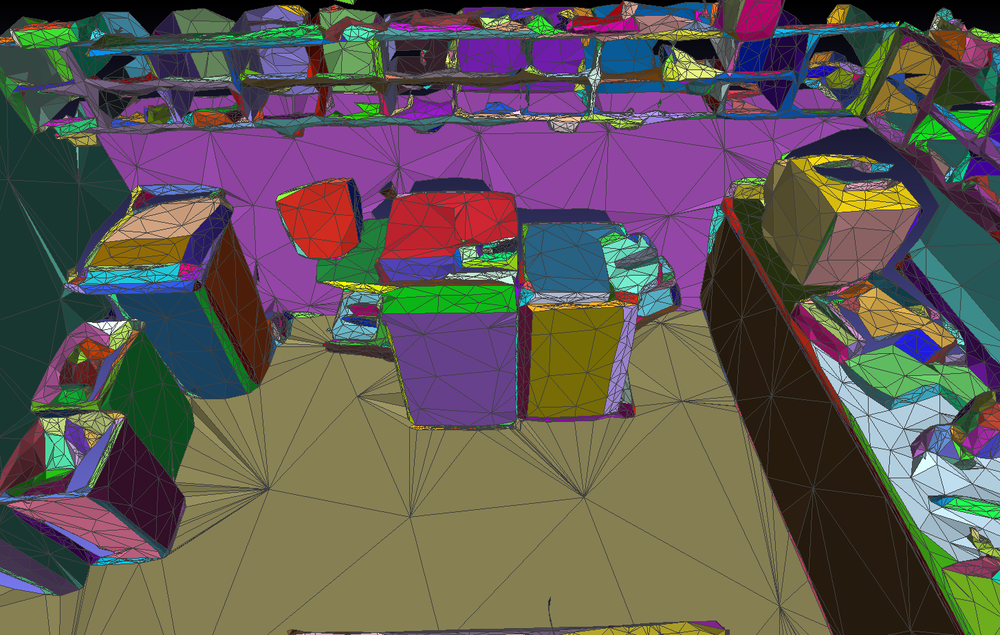
//> input picture mesh_partition/partition.png, 1000 x 635 px, shrunk from 1454 x 924 before the run
$ ./main ../mesh_partition/dense.png 3 3 out.png ../mesh_partition/partition.png ../mesh_partition/partition.png 3   (built with g++ and OpenCV 4)
//> lines starting //> are read from the running program, lines starting //| are printed output that depends on the picture
### blur_estimation/blur_estimation.h
/*!
    This code is the implementation of this paper:

    "The Blur Effect: Perception and Estimation with a New No-Reference Perceptual Blur Metric", Crete, et al.

    This code refers to an online code repository:
    https://github.com/tianshanfz/blur-estimation

    The difference is that this code re-implements most functions using OpenCV matrix operations instead of
    loops in the original code. This is neater and faster. You can set 'flag_matrix_method = false' to switch
    back to the original code.
*/

#ifndef BLUR_ESTIMATION_H
#define BLUR_ESTIMATION_H

#include <iostream>
#include <opencv2/highgui/highgui.hpp>
#include <opencv2/imgproc/imgproc.hpp>

class BlurEstimation
{
public:
    BlurEstimation(const cv::Mat &input);
    ~BlurEstimation() {}

    float estimate();  // return measure of  bluriness of input, 0<=ret<=1 , higher ret means more bluriness

private:
    void blur();
    void calDifferenceVer(const cv::Mat &origin, cv::Mat &d_ver);
    void calDifferenceHor(const cv::Mat &origin, cv::Mat &d_hor);
    void calV(const cv::Mat &m1, const cv::Mat &m2, cv::Mat &_Vver);
    float sumofCoefficient(cv::Mat &d_input);
    float estimationFinal(float s_Vver, float s_Vhor, float s_Fver, float s_Fhor);

private:
    cv::Mat _F;
    cv::Mat _Bver;
    cv::Mat _Bhor;

    bool flag_matrix_method = true; // faster and neater
};

#endif  // BLUR_ESTIMATION_H

### blur_estimation/blur_estimation.cpp
#include "blur_estimation.h"

BlurEstimation::BlurEstimation(const cv::Mat &input)
{
    cv::Mat gray;
    cv::cvtColor(input, gray, CV_RGB2GRAY);
    gray.convertTo(_F, CV_32F);
    blur();  // F->Bver,Bhor
}

void BlurEstimation::blur()
{
    float k[9] = {1.f / 9, 1.f / 9, 1.f / 9, 1.f / 9, 1.f / 9, 1.f / 9, 1.f / 9, 1.f / 9, 1.f / 9};
    cv::Mat Km = cv::Mat(1, 9, CV_32F, k);
    cv::Mat B_ver, B_hor;

    cv::filter2D(_F, _Bver, _F.depth(), Km, cv::Point(-1, -1));      // apply filter per row
    cv::filter2D(_F, _Bhor, _F.depth(), Km.t(), cv::Point(-1, -1));  // apply filter per column
}

float BlurEstimation::estimate()
{
    cv::Mat d_Bver, d_Bhor, d_Fver, d_Fhor;
    cv::Mat Vver, Vhor;

    calDifferenceVer(_F, d_Fver);
    calDifferenceHor(_F, d_Fhor);
    calDifferenceVer(_Bver, d_Bver);
    calDifferenceHor(_Bhor, d_Bhor);

    calV(d_Fver, d_Bver, Vver);
    calV(d_Fhor, d_Bhor, Vhor);

    float s_Fver = sumofCoefficient(d_Fver);
    float s_Fhor = sumofCoefficient(d_Fhor);
    float s_Vver = sumofCoefficient(Vver);
    float s_Vhor = sumofCoefficient(Vhor);
    return estimationFinal(s_Vver, s_Vhor, s_Fver, s_Fhor);
}

float BlurEstimation::estimationFinal(float s_Vver, float s_Vhor, float s_Fver, float s_Fhor)
{
    float b_Fver = (s_Fver - s_Vver) / s_Fver;
    float b_Fhor = (s_Fhor - s_Vhor) / s_Fhor;
    return std::max(b_Fver, b_Fhor);
}

float BlurEstimation::sumofCoefficient(cv::Mat &d_input)
{
    int rows = d_input.rows;
    int cols = d_input.cols;
    if (flag_matrix_method)
    {
        // Matrix method.
        // NOTE: cv::sum() uses double instead of float by default.
        return cv::sum(d_input(cv::Rect(1, 1, cols - 1, rows - 1)))[0];
    }
    else
    {
        // Loop method. Feels like it's better to use a double variable instead of float to store the sum.
        double ret = 0;
        for (int row = 1; row < rows; row++)
            for (int col = 1; col < cols; col++)
                ret += double(d_input.at<float>(row, col));
        return float(ret);
    }
}

//!
void BlurEstimation::calV(const cv::Mat &m1, const cv::Mat &m2, cv::Mat &output)
{
    if (flag_matrix_method)
    {
        // Matrix method
        // NOTE: this code is not exactly the same as the loop method where the first row and column are
        // not updated. However, the first row and column is actually never used later, so this code still works.
        output = m1.clone();
        output = cv::max(m1 - m2, 0.0);
    }
    else
    {
        // Loop method
        output = m1.clone();
        int rows = output.rows;
        int cols = output.cols;
        for (int row = 1; row < rows; row++)
            for (int col = 1; col < cols; col++)
                output.at<float>(row, col) = std::max(0.0f, m1.at<float>(row, col) - m2.at<float>(row, col));
    }
}

//! Variation in horizontal (row) direction
void BlurEstimation::calDifferenceHor(const cv::Mat &input, cv::Mat &output)
{
    int rows = input.rows;
    int cols = input.cols;
    if (flag_matrix_method)
    {
        // Matrix method
        output = cv::Mat::zeros(input.size(), input.type());
        input(cv::Rect(0, 0, cols, rows - 1)).copyTo(output(cv::Rect(0, 1, cols, rows - 1)));
        cv::absdiff(input, output, output);
    }
    else
    {
        // Loop method
        output = input.clone();
        for (int col = 0; col < cols; col++)
            for (int row = 1; row < rows; row++)
                output.at<float>(row, col) = abs(input.at<float>(row, col) - input.at<float>(row - 1, col));
    }
}

//! Variation in vertical (column) direction
void BlurEstimation::calDifferenceVer(const cv::Mat &input, cv::Mat &output)
{
    int rows = input.rows;
    int cols = input.cols;
    if (flag_matrix_method)
    {
        // Matrix method
        output = cv::Mat::zeros(input.size(), input.type());
        input(cv::Rect(0, 0, cols - 1, rows)).copyTo(output(cv::Rect(1, 0, cols - 1, rows)));
        cv::absdiff(input, output, output);
    }
    else
    {
        // Loop method
        output = input.clone();
        for (int row = 0; row < rows; row++)
            for (int col = 1; col < cols; col++)
                output.at<float>(row, col) = abs(input.at<float>(row, col) - input.at<float>(row, col - 1));
    }
}

### blur_estimation/main.cpp
#include <iostream>
#include <string>
#include "blur_estimation.h"
#include "../common/tools.h"
#include <chrono>
#include <map>
#include <fstream>

using namespace std;

int main(int argc, char** argv)
{
    if (argc != 5 && argc != 8)
    {
        PRINT_RED(
            "Usage: image_blur image_path start_frame end_frame output_blurriness_file [filename_prefix filename_suffix "
            "index_digit_number]");
        cout << "Default image filename for a frame (such as frame 1) will be like 'frame-000001.color.jpg'." << endl;
        cout << "If with input prefix, suffix and frame index digit number, the filename for frame 1 will be 'filename_prefix' "
                "+ '0001' (digit number is 4 here) + 'filename_suffix'. Index digit number 0 means no padded zeros"
                " before frame index."
             << endl;
        return -1;
    }
    string image_path(argv[1]);
    if (image_path.back() != '/' && image_path.back() != '\\')
        image_path += "/";

    int start_fidx = atoi(argv[2]), end_fidx = atoi(argv[3]);
    string filename_prefix("frame-"), filename_suffix(".color.jpg");
    int digit_number = 6;
    string output_fname(argv[4]);
    if (argc == 8)
    {
        filename_prefix = string(argv[5]);
        filename_suffix = string(argv[6]);
        digit_number = atoi(argv[7]);
    }

    PRINT_GREEN("Computing image blurriness for frames ... ");
//> (this line was passed over: PRINT_GREEN is not available in this run)
    float progress = 0.0;  // for printing a progress bar
    int frame_num = end_fidx - start_fidx + 1;
    const int kStep = (frame_num < 100) ? 1 : (frame_num / 100);
    auto start = std::chrono::steady_clock::now();
    map<int, float> blurriness;
    for (int fidx = start_fidx; fidx <= end_fidx; ++fidx)
    {
        int current_frame = fidx - start_fidx;
        if (current_frame % kStep == 0 || fidx == end_fidx)
        {
            progress = (fidx == end_fidx) ? 1.0f : static_cast<float>(current_frame) / frame_num;
            printProgressBar(progress);
//> (this line was passed over: printProgressBar is not available in this run)
        }

        string str_fidx = std::to_string(fidx);
        string str_fidx_padded = string(digit_number - str_fidx.length(), '0') + str_fidx;
        string filename = image_path + filename_prefix + str_fidx_padded + filename_suffix;
        cv::Mat img = cv::imread(filename);
//> img is the input picture: 635 rows x 1000 cols, CV_8UC3; mean B, G, R 84.5, 88.1, 96
        if (!img.data)
        {
            PRINT_RED("ERROR: cannot read image file %s", filename.c_str());
            return -1;
        }
        BlurEstimation blur_est(img);
//> in BlurEstimation, `cv::cvtColor(input, gray, CV_RGB2GRAY);`:
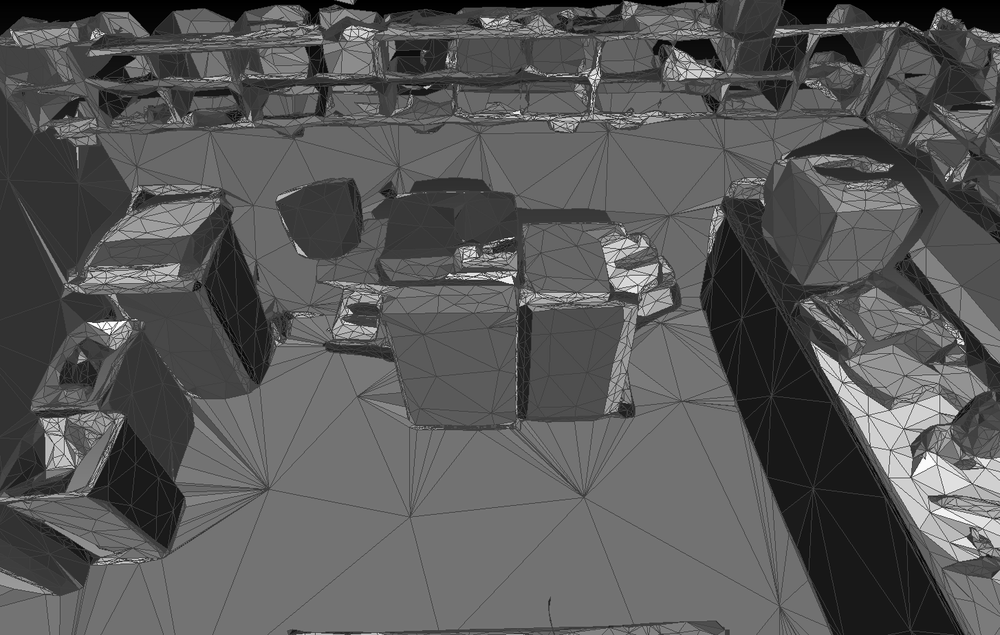
//> gray: 635 rows x 1000 cols, CV_8UC1; min 0, max 255, mean 87.9
//> in blur, `cv::filter2D(_F, _Bhor, _F.depth(), Km.t(), cv::Point(-1, -1));`:
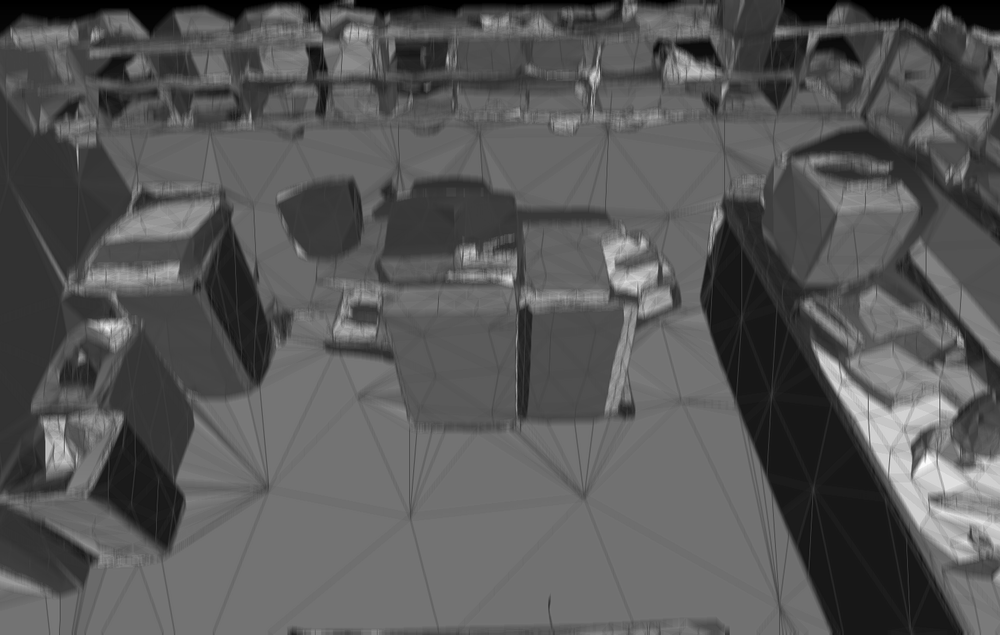
//> _Bhor: 635 rows x 1000 cols, CV_32FC1; min 0.222, max 251.4, mean 87.9
        blurriness[fidx] = blur_est.estimate();
//> in calDifferenceVer, `cv::absdiff(input, output, output);`:
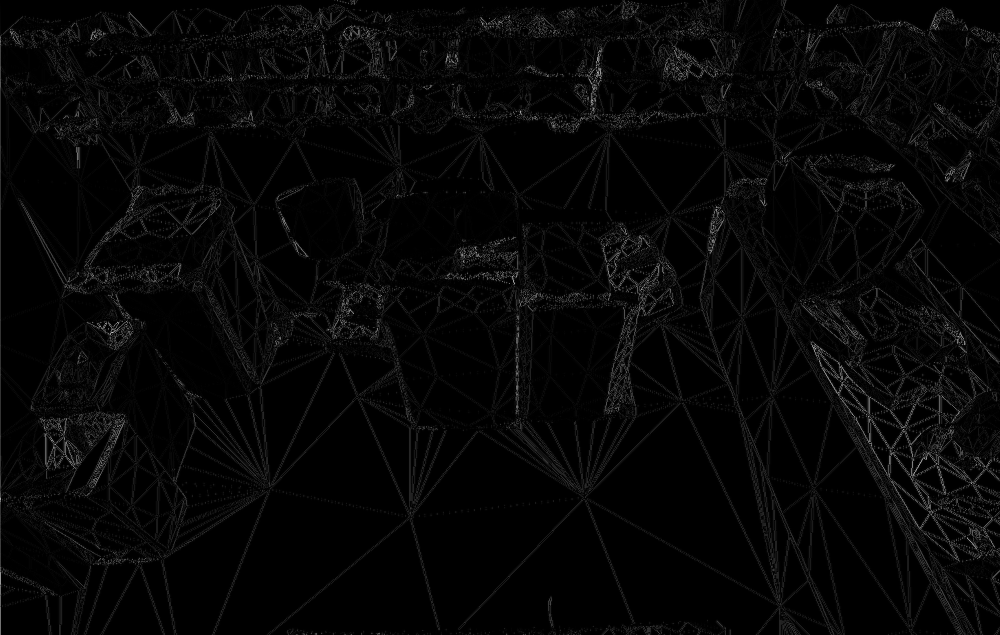
//> output: 635 rows x 1000 cols, CV_32FC1; min 0, max 194, mean 6.5
//> in calDifferenceHor, `input(cv::Rect(0, 0, cols, rows - 1)).copyTo(output(cv::Rect(0, 1, col..`:
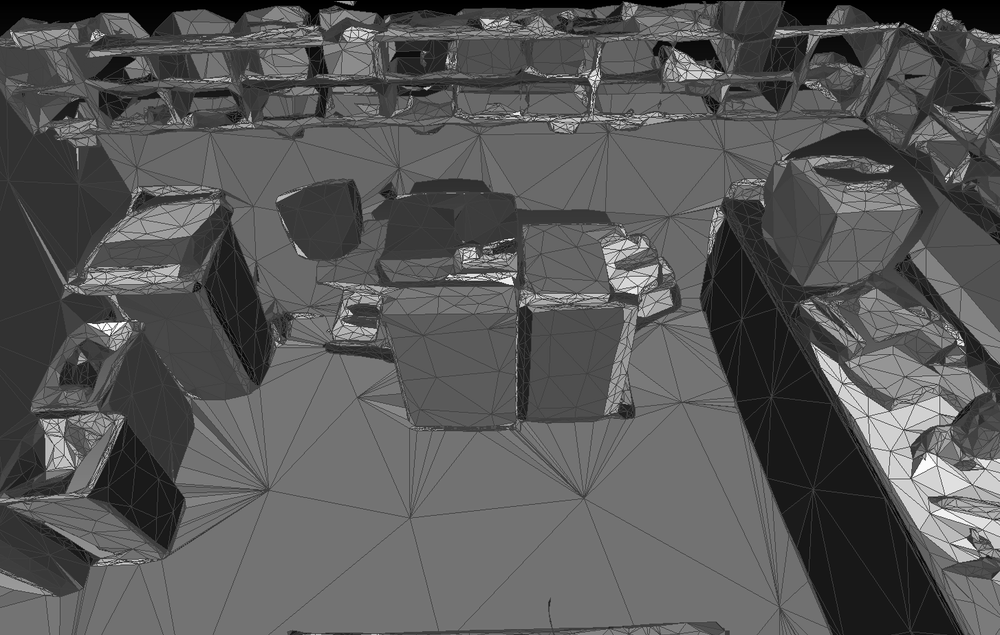
//> output: 635 rows x 1000 cols, CV_32FC1; min 0, max 255, mean 87.8
//> in calDifferenceHor, `cv::absdiff(input, output, output);`:
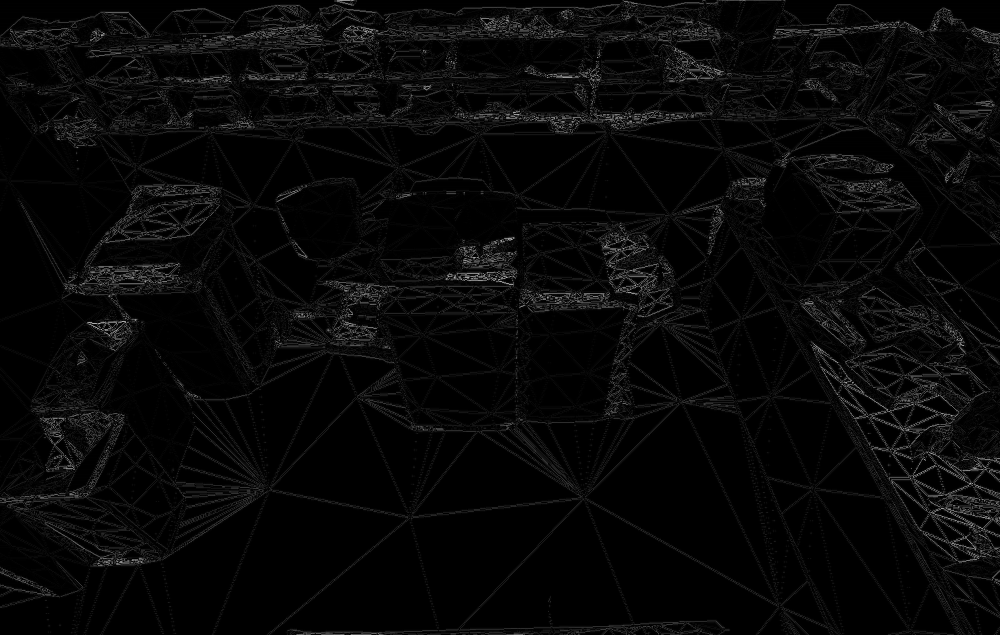
//> output: 635 rows x 1000 cols, CV_32FC1; min 0, max 185, mean 8
//> in calDifferenceVer (call 2), `cv::absdiff(input, output, output);`:
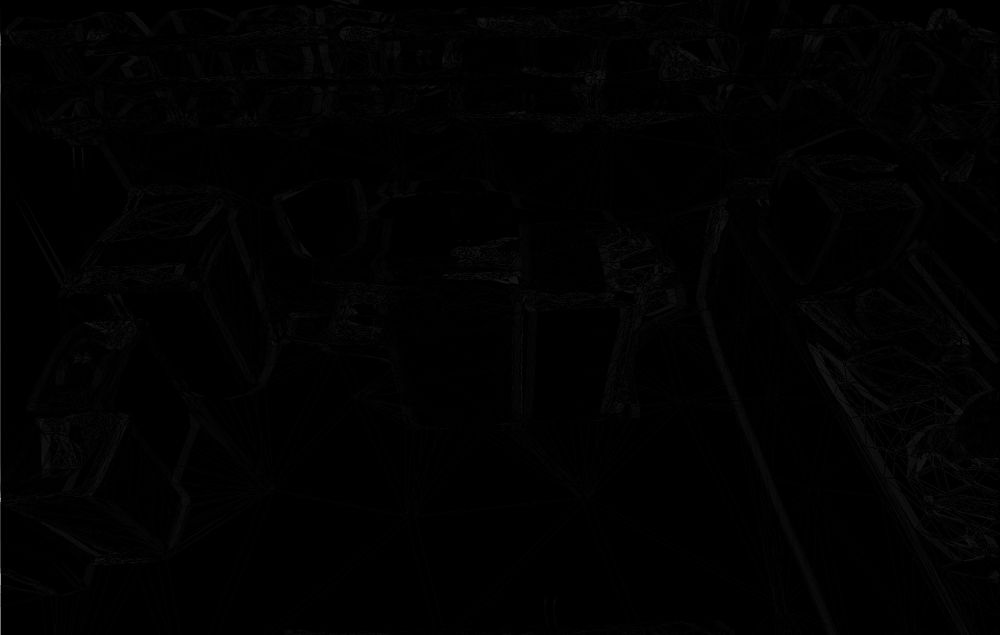
//> output: 635 rows x 1000 cols, CV_32FC1; min 0, max 171.9, mean 1.8
//> in estimate, `float s_Fver = sumofCoefficient(d_Fver);`: s_Fver = 4084144
//> in estimate, `float s_Fhor = sumofCoefficient(d_Fhor);`: s_Fhor = 5061759
//> in estimate, `float s_Vver = sumofCoefficient(Vver);`: s_Vver = 3361650.2
//> in estimate, `float s_Vhor = sumofCoefficient(Vhor);`: s_Vhor = 4191987.5
//> in estimationFinal, `float b_Fver = (s_Fver - s_Vver) / s_Fver;`: b_Fver = 0.177
//> in estimationFinal, `float b_Fhor = (s_Fhor - s_Vhor) / s_Fhor;`: b_Fhor = 0.172
//> blurriness = 1 item
    }
    auto end = std::chrono::steady_clock::now();
    double delta = std::chrono::duration_cast<chrono::milliseconds>(end - start).count();
    PRINT_RED("Time: %f ms", delta);
//> (this line was passed over: PRINT_RED is not available in this run)

    PRINT_GREEN("Save image blurriness data into %s", output_fname.c_str());
//> (this line was passed over: PRINT_GREEN is not available in this run)
    std::ofstream writeout(output_fname, std::ios::trunc);
    for (auto it : blurriness)
    {
        writeout << it.first << " " << it.second << std::endl;
    }
//> this loop made 1 pass
//> it on pass 1: (3, 0.177)
    writeout.close();

    return 0;
}
